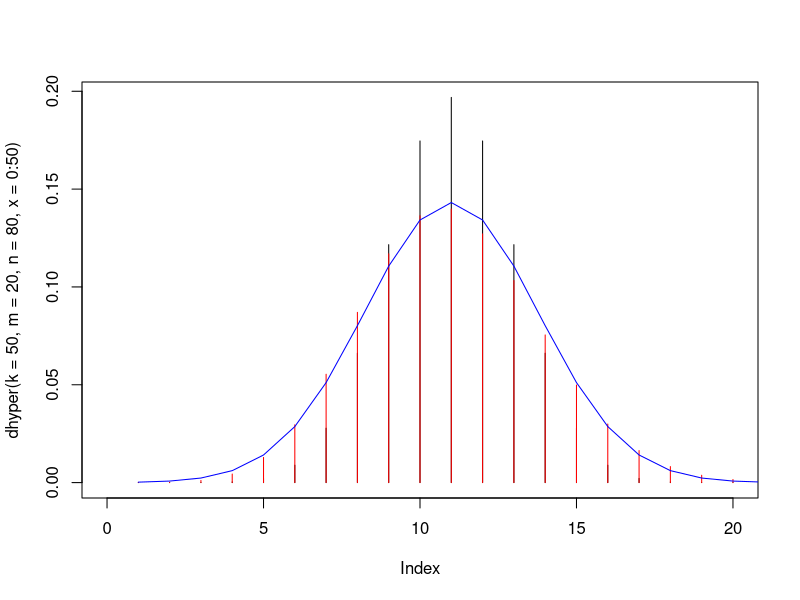
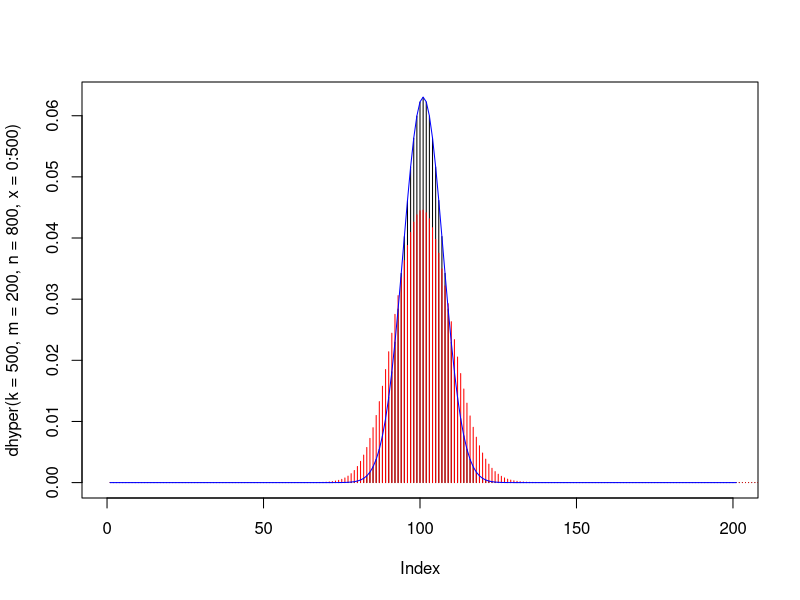
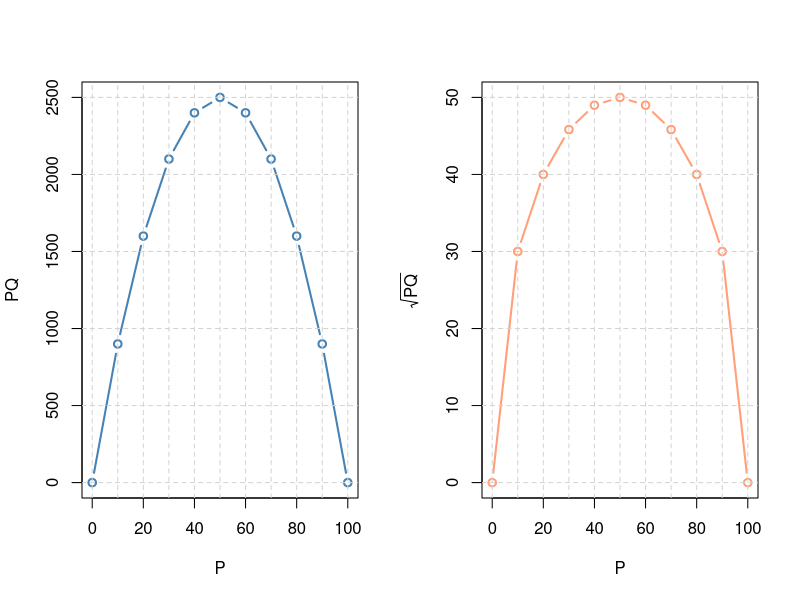
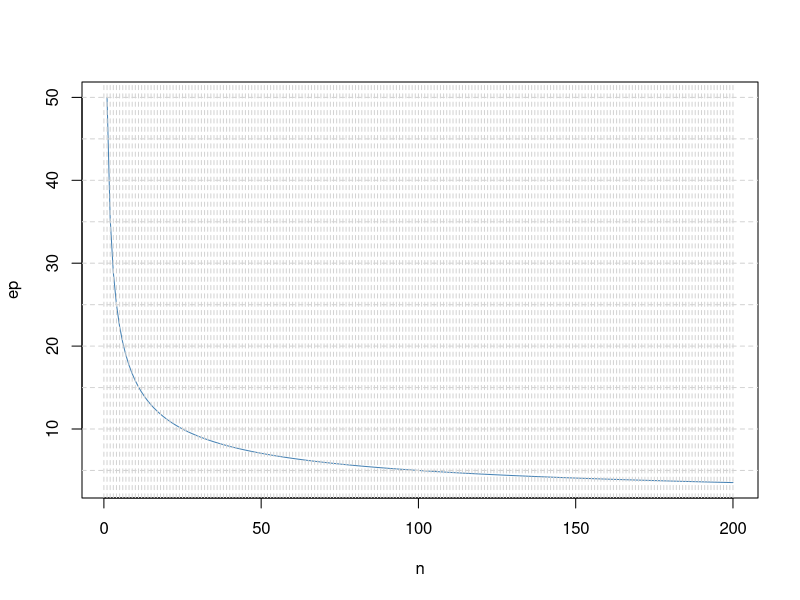
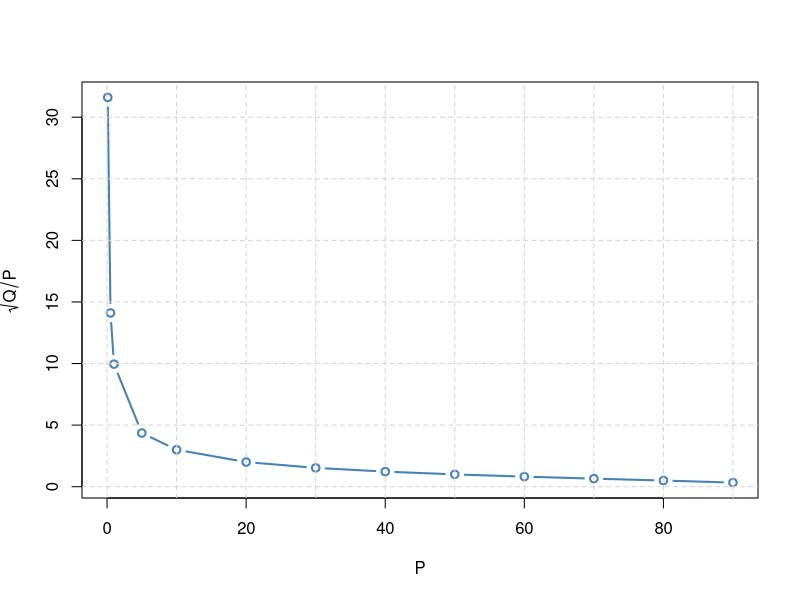
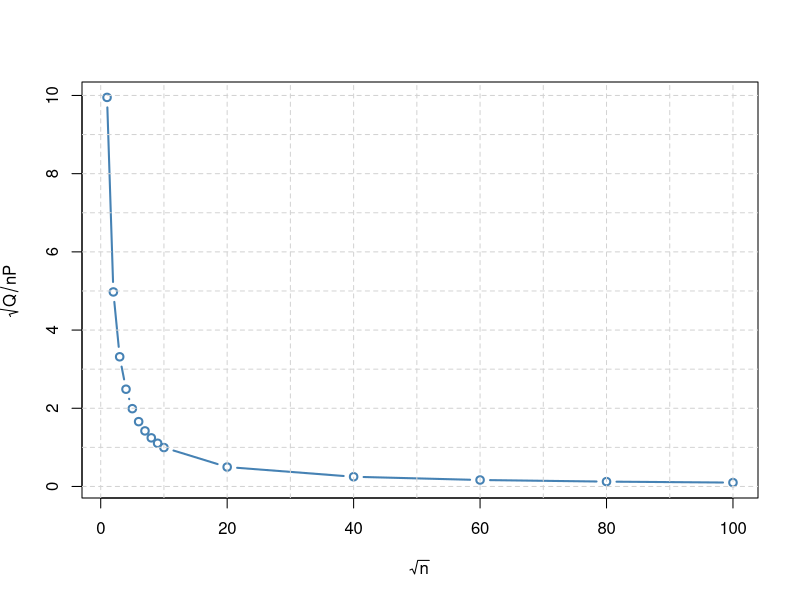
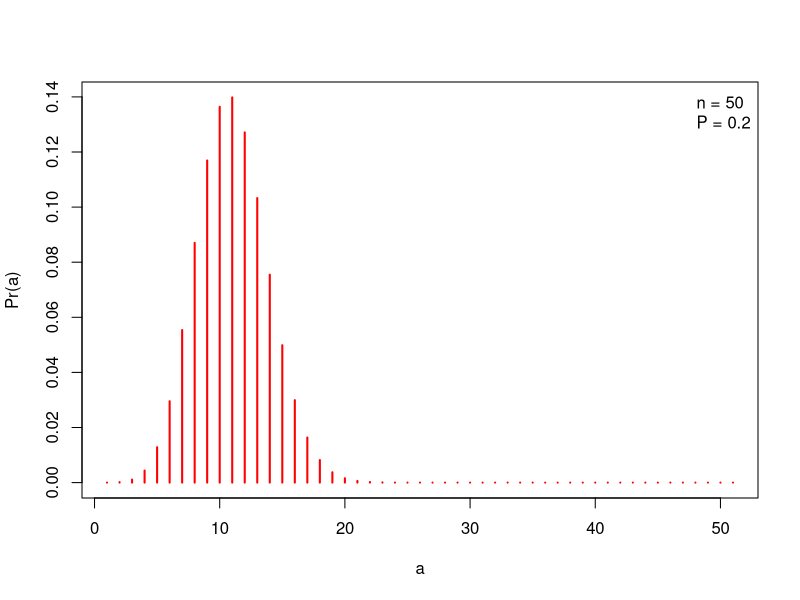
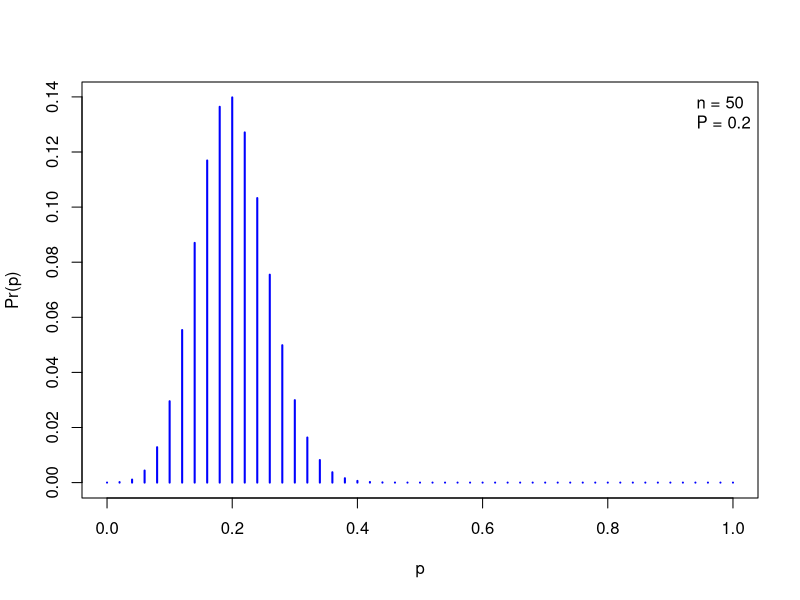

Source code (R) for these figures, in order:
plot(dhyper(k = 50, m = 20, n = 80, x = 0:50), type = "h", xlim = c(0, 20))
lines(dbinom(x = 0:50, size = 50, prob = 0.2), type = "h", col = "red")
lines(dnorm(x = seq(0,30), mean = 50*0.2, sd = sqrt( (50 * (0.2*0.8)) * ((1000 - 30)/(1000 - 1)) )), col = "blue")


plot(dhyper(k = 500, m = 200, n = 800, x = 0:500), type = "h", xlim = c(0, 200))
lines(dbinom(x = 0:500, size = 500, prob = 0.2), type = "h", col = "red")
lines(dnorm(x = seq(0,200), mean = 500*0.2, sd = sqrt( (500 * (0.2*0.8)) * ((1000 - 500)/(1000 - 1)) )), col = "blue")


P <- seq(from = 0, to = 100, by = 10)
Q <- 100 - P
PQ <- P*Q
sqrtPQ <- sqrt(PQ)

par(mfrow = c(1,2))
plot(P, PQ, type = "b", lwd = 2, col = "steelblue")
abline(h = seq(0, 2500, by = 500), v = P, col = "lightgrey", lty = 2)
plot(P, sqrtPQ, type = "b", lwd = 2, col = "lightsalmon", ylab = expression(sqrt(PQ)))
abline(h = seq(0, 50, by = 10), v = P, col = "lightgrey", lty = 2)
par(mfrow = c(1,1))

n <- 1:200
P <- 50
Q <- 100 - P
ep <- sqrt((P*Q)/n)

plot(n, ep, type = "l", lwd = 1, col = "steelblue")
abline(h = seq(0, 50, by = 5), v = seq(0, 200, by =), col = "lightgrey", lty = 2)


P <- c(0, 0.1, 0.5, 1, 5, seq(from = 10, to = 90, by = 10))
Q <- 100 - P
cv <- sqrt(Q/P)

plot(P, cv,
     type = "b",
     lwd = 2,
     col = "steelblue",
     ylab = expression(sqrt(Q/P)))
abline(h = seq(0, 30, by = 5),
       v = seq(from = 0, to = 90, by = 10),
       col = "lightgrey", lty = 2)

raiz.n <- c(1:10, seq(20, 100, by = 20))
P <- 1
Q <- 100 - P
cv <- sqrt(Q/P) * (1/raiz.n)

plot(raiz.n, cv,
     type = "b",
     lwd = 2,
     col = "steelblue",
     xlab = expression(sqrt(n)),
     ylab = expression(sqrt(Q/nP)))
abline(h = seq(0, 10, by = 1),
       v = seq(from = 0, to = 100, by = 10),
       col = "lightgrey", lty = 2)



plot(dbinom(x = 0:50, size = 50, prob = 0.2),
     type = "h",
     lwd = 2,
     col = "red",
     xlab = "a",
     ylab = "Pr(a)")
legend("topright", legend = c("n = 50", "P = 0.2"), bty = "n")

plot(x = (0:50)/50,
  y = dbinom(x = 0:50, size = 50, prob = 0.2),
     type = "h",
  lwd = 2,
     col = "blue",
     xlab = "p",
     ylab = "Pr(p)")
legend("topright", legend = c("n = 50", "P = 0.2"), bty = "n")

plot(x = (1000*(0:50))/50,
     y = dbinom(x = 0:50, size = 50, prob = 0.2),
     lwd = 2,
     type = "h",
     col = "black",
     xlab = "Np",
     ylab = "Pr(Np)")
legend("topright", legend = c("n = 50", "P = 0.2", "N = 1000"), bty = "n")


plot(dhyper(k = 50, m = 200, n = 800, x = 0:50),
     type = "h",
     lwd = 2,
     col = "red",
     xlab = "a",
     ylab = "Pr(a, a'| A, A')")
legend("topright",
       legend = c("n = 50", "P = 0.2", "N = 1000", "A = 200", "A' = 800"),
       bty = "n")

plot(x = (0:50)/50,
     y = dhyper(k = 50, m = 200, n = 800, x = 0:50),
     type = "h",
     lwd = 2,
     col = "blue",
     xlab = "p",
     ylab = "Pr(p)")
legend("topright",
       legend = c("n = 50", "P = 0.2", "N = 1000", "A = 200", "A' = 800"),
       bty = "n")

plot(x = (1000*(0:50))/50,
     y = dhyper(k = 50, m = 200, n = 800, x = 0:50),
     lwd = 2,
     type = "h",
     col = "black",
     xlab = "Np",
     ylab = "Pr(Np)")
legend("topright",
       legend = c("n = 50", "P = 0.2", "N = 1000", "A = 200", "A' = 800"),
       bty = "n")


plot(x = (0:50)/50,
     y = dhyper(k = 50, m = 200, n = 800, x = 0:50),
     type = "h",
     xlim = c(0, 0.5),
     lwd = 2,
     col = "blue",
     xlab = "p",
     ylab = "Pr(p)",
     main = "n = 50, P = 0.2, N = 1000, A = 200, A' = 800, f = 0.05")
lines(x = (0:50)/50,
      y = dbinom(x = 0:50, size = 50, prob = 0.2),
      type = "h",
      lwd = 1,
      lty = 2,
      col = "red")
legend("topright",
       lty = c(1, 2),
       lwd = c(2, 1),
       col = c("blue", "red"),
       legend = c("Hipergeométrica", "Binomial"),
       bty = "n")


plot(x = (0:400)/400,
     y = dhyper(k = 400, m = 200, n = 800, x = 0:400),
     type = "h",
     lwd = 2,
     xlim = c(0.1, 0.3),
     col = "blue",
     xlab = "p",
     ylab = "Pr(p)",
     main = "n = 400, P = 0.2, N = 1000, A = 200, A' = 800, f = 0.4")
lines(x = (0:400)/400,
      y = dbinom(x = 0:400, size = 400, prob = 0.2),
      type = "h",
      lwd = 1,
      lty = 2,
      col = "red")
legend("topright",
       lty = c(1, 2),
       lwd = c(2, 1),
       col = c("blue", "red"),
       legend = c("Hipergeométrica", "Binomial"),
       bty = "n")



plot(dhyper(k = 50, m = 20, n = 80, x = 0:50), type = "h", xlim = c(0, 20), lwd = 2)
lines(dbinom(x = 0:50, size = 50, prob = 0.2), type = "h", col = "red", lwd = 1)


lines(dnorm(x = seq(0,30), mean = 50*0.2, sd = sqrt( (50 * (0.2*0.8)) * ((1000 - 30)/(1000 - 1)) )), col = "blue")



a <- 20
n <- 50
N <- 1000
A <- N - (n - a)
Alinha <- N - A

plot(pbinom(q = 0:50, size = n, prob = A/N),
     type = "s",
     lwd = 2,
     col = "red",
     xlab = "a")

plot(phyper(q = 0:50, k = 50, m = A, n = Alinha),
     type = "s",
     lwd = 2,
     col = "red",
     xlab = "a")

A <- N - (n - a) - 450
Alinha <- N - A
lines(phyper(q = 0:50, k = 50, m = A, n = Alinha),
      type = "s",
      lwd = 2,
      col = "orange3",
      xlab = "a")

A <- a + 200
Alinha <- N - A

lines(phyper(q = 0:50, k = 50, m = A, n = Alinha),
     type = "s",
     lwd = 2,
     col = "blue",
     xlab = "a")
abline(h = c(0.025, 0.975), lty = 2)
abline(v = a)
     # ylab = "Pr(a, a'| A, A')")
legend("topright",
       legend = c("n = 50", "P = 0.2", "N = 1000", "A = 200", "A' = 800"),
       bty = "n")



# y <- factor(c(rep(0, 100 - 37), rep(1, 37)), labels = c("n", "s"))
y <- c(rep(0, 100 - 2), rep(1, 2))
cpf <- rep(500, 100)
df <- data.frame(y, cpf)

library(survey)

amostra <- svydesign(ids = ~1, fpc = ~cpf, data = df)
svyciprop(formula = ~I(y == 1), design = amostra, method = "xl")
